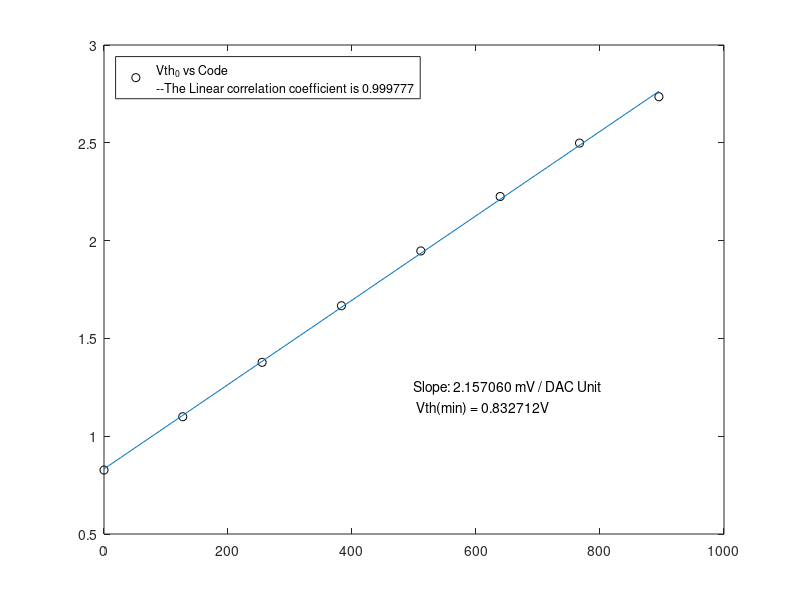
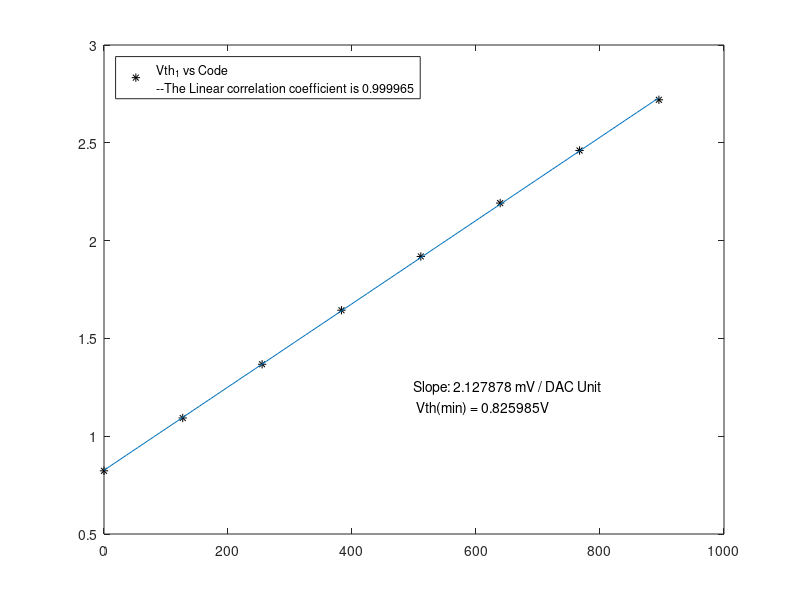
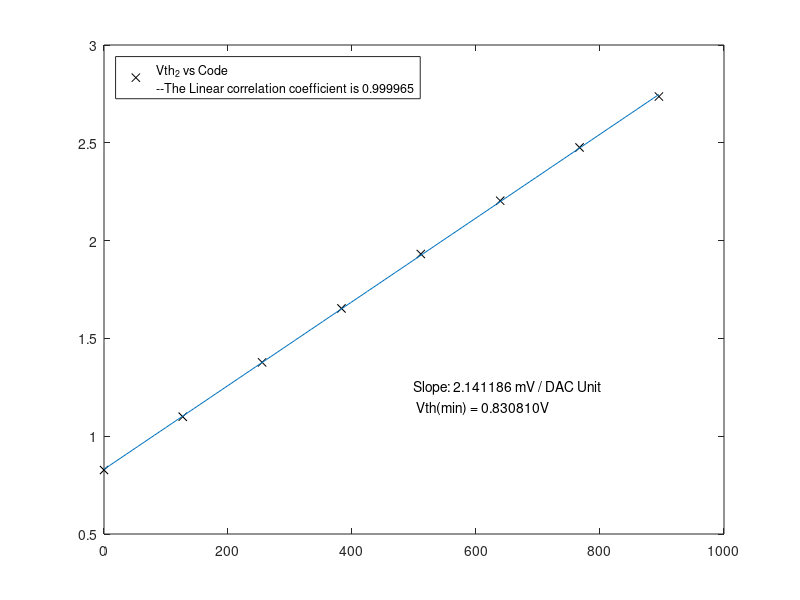

Reproduce these figures in MATLAB, in order.
minV = 0.8;
maxV = 3.0;
% Code = [0,127,255,383,511,693,767,895,1023];
% Vth0 = [0.8270,1.0995,1.3776,1.6670,1.9471,2.2253,2.4985,2.7355,2.7475];
% Vth1 = [0.8229,1.0931,1.3678,1.6441,1.9189,2.1919,2.4607,2.7199,2.7420];
% Vth2 = [0.8270,1.0995,1.3776,1.6533,1.9315,2.2039,2.4762,2.7365,2.7668];
Code = [0,127,255,383,511,639,767,895];
Vth0 = [0.8270,1.0995,1.3776,1.6670,1.9471,2.2253,2.4985,2.7355];
Vth1 = [0.8229,1.0931,1.3678,1.6441,1.9189,2.1919,2.4607,2.7199];
Vth2 = [0.8270,1.0995,1.3776,1.6533,1.9315,2.2039,2.4762,2.7365];

%%%%PolyFit
Rp0 = corrcoef(Code,Vth0);
Rp1 = corrcoef(Code,Vth1);
Rp2 = corrcoef(Code,Vth2);
R0 = Rp0(2,1);
R1 = Rp1(2,1);
R2 = Rp2(2,1);
x = linspace(min(Code),max(Code));
p0 = polyfit(Code,Vth0,1);
y0 = polyval(p0,x);
p1 = polyfit(Code,Vth1,1);
y1 = polyval(p1,x);
p2 = polyfit(Code,Vth2,1);
y2 = polyval(p2,x);
xText = 500;
yText = 1.2;
str0 = sprintf('Vth_0 vs Code\n--The Linear correlation coefficient is %1.6f',R0);
str1 = sprintf('Vth_1 vs Code\n--The Linear correlation coefficient is %1.6f',R1);
str2 = sprintf('Vth_2 vs Code\n--The Linear correlation coefficient is %1.6f',R2);

text0 = sprintf('Slope: %1.6f mV / DAC Unit \n Vth(min) = %.6fV',p0(1)*1000,p0(2));
text1 = sprintf('Slope: %1.6f mV / DAC Unit \n Vth(min) = %.6fV',p1(1)*1000,p1(2));
text2 = sprintf('Slope: %1.6f mV / DAC Unit \n Vth(min) = %.6fV',p2(1)*1000,p2(2));

figure;
plot(Code,Vth0,'ok');
hold on;
plot(x,y0);
text('String',text0,'Position',[xText,yText]);
h0 = legend(str0);
set(h0,'Location','northwest');

figure;
plot(Code,Vth1,'*k');
hold on;
plot(x,y1);
text('String',text1,'Position',[xText,yText]);
h1 = legend(str1);
set(h1,'Location','northwest')

figure;
plot(Code,Vth2,'xk');
hold on;
plot(x,y2);
text('String',text2,'Position',[xText,yText]);
h2 = legend(str2);
set(h2,'Location','northwest')